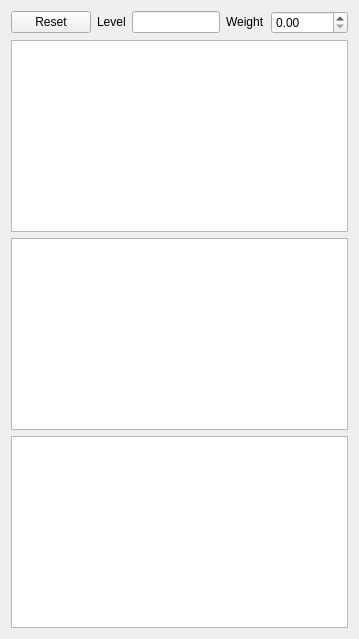
       <widget class="QWidget" name="tab_3">
        <attribute name="title">
         <string>Clock-Jump</string>
        </attribute>
        <layout class="QGridLayout" name="gridLayout_9">
         <item row="0" column="0">
          <layout class="QHBoxLayout" name="horizontalLayout_26" stretch="1,1,1">
           <item>
            <widget class="QPushButton" name="bntIntClockJumpReset">
             <property name="enabled">
              <bool>true</bool>
             </property>
             <property name="sizePolicy">
              <sizepolicy hsizetype="Fixed" vsizetype="Fixed">
               <horstretch>0</horstretch>
               <verstretch>0</verstretch>
              </sizepolicy>
             </property>
             <property name="text">
              <string>Reset</string>
             </property>
            </widget>
           </item>
           <item>
            <layout class="QHBoxLayout" name="horizontalLayout_27">
             <item>
              <widget class="QLabel" name="label_79">
               <property name="sizePolicy">
                <sizepolicy hsizetype="Fixed" vsizetype="Fixed">
                 <horstretch>0</horstretch>
                 <verstretch>0</verstretch>
                </sizepolicy>
               </property>
               <property name="text">
                <string>Level</string>
               </property>
              </widget>
             </item>
             <item>
              <widget class="QLineEdit" name="txtIntClockJumpLevel"/>
             </item>
            </layout>
           </item>
           <item>
            <layout class="QHBoxLayout" name="horizontalLayout_28">
             <item>
              <widget class="QLabel" name="label_80">
               <property name="sizePolicy">
                <sizepolicy hsizetype="Fixed" vsizetype="Fixed">
                 <horstretch>0</horstretch>
                 <verstretch>0</verstretch>
                </sizepolicy>
               </property>
               <property name="text">
                <string>Weight</string>
               </property>
              </widget>
             </item>
             <item>
              <widget class="QDoubleSpinBox" name="spinIntClockJumpWeight"/>
             </item>
            </layout>
           </item>
          </layout>
         </item>
         <item row="1" column="0">
          <widget class="QtCharts::QChartView" name="chartIntClockJump"/>
         </item>
         <item row="2" column="0">
          <widget class="QtCharts::QChartView" name="chartIntClockJumpOffset">
           <property name="dragMode">
            <enum>QGraphicsView::RubberBandDrag</enum>
           </property>
           <property name="transformationAnchor">
            <enum>QGraphicsView::AnchorUnderMouse</enum>
           </property>
           <property name="rubberBandSelectionMode">
            <enum>Qt::ContainsItemShape</enum>
           </property>
          </widget>
         </item>
         <item row="3" column="0">
          <widget class="QtCharts::QChartView" name="chartIntClockJumpDriftRate"/>
         </item>
        </layout>
       </widget>
